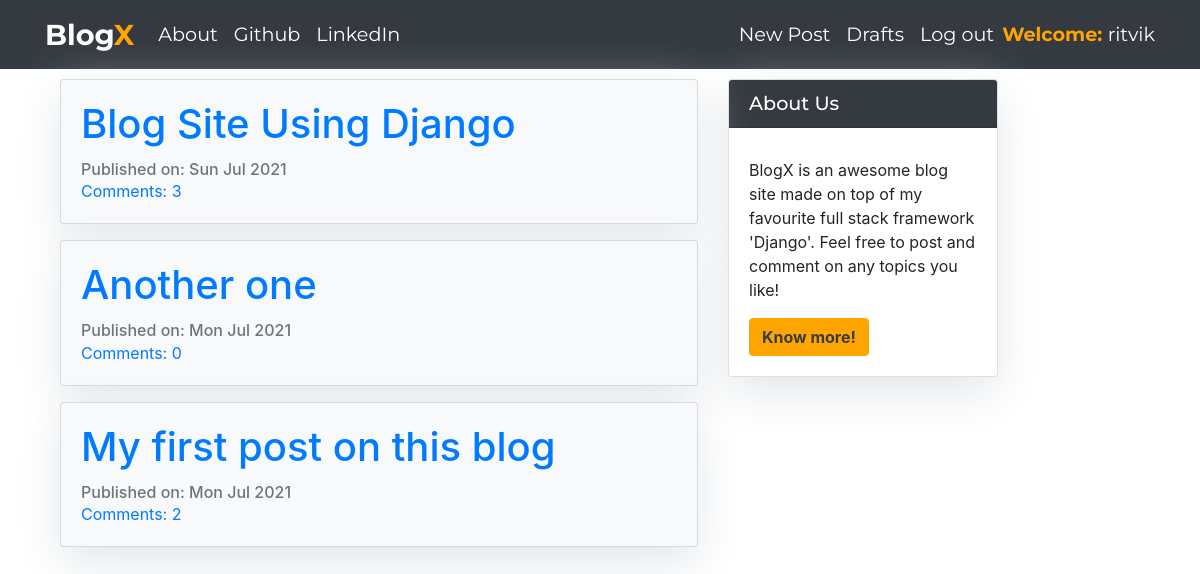
Screenshot of / (signed in) with the database file from the repository.
### blog/models.py (models this page shows, shortened)
class Post(models.Model):
    author = models.ForeignKey('auth.User',on_delete=models.CASCADE)
    title = models.CharField(max_length=200)
    text = RichTextField(blank=True,null=True)
    created_date = models.DateTimeField(default=timezone.now)
    published_date = models.DateTimeField(blank=True, null=True)
    def approve_comments(self):
        return self.comments.filter(approved_comment=True)

### blog/views.py (the view)
# urls.py: path('',views.PostListView.as_view(),name='post_list'),
class PostListView(ListView):
    model = Post
    def get_queryset(self):
        return Post.objects.filter(published_date__lte=timezone.now()).order_by('-published_date')

### blog/templates/blog/post_list.html
{% extends 'blog/base.html' %}
{% block content %}
<div class="centerstage">
    {% for post in post_list %}
        <div class="post">
          <div class="zoom">
            <div class="card bg-light mb-3">
              <div class="card-body">
                <h1 class="card-title"><a href="{% url 'post_detail' pk=post.pk %}">{{ post.title }}</a></h1>
                <div class="date">
                  <p class="card-text text-muted h6">Published on: {{ post.published_date|date:"D M Y"}}</p>
                </div>
                <a href="{% url 'post_detail' pk=post.pk %}">Comments: {{ post.approve_comments.count }}</a>
              </div>
            </div>
          </div>
        </div>
    {% endfor %}
</div>
{% endblock %}

### blog/templates/blog/base.html (shortened to what this page needs)
<!DOCTYPE html>
{% load static %}
<html>
  <head>
    <link rel="stylesheet" href="https://stackpath.bootstrapcdn.com/bootstrap/4.1.3/css/bootstrap.min.css"
>
    <link href="https://maxcdn.bootstrapcdn.com/font-awesome/4.7.0/css/font-awesome.min.css" rel="stylesheet">
    <link rel="stylesheet" href="{% static 'css1/blog1.css' %}">
  </head>
  <body class='loader'>
    <nav class="navbar navbar-expand-lg bg-dark techfont">
      <div class="container">
        <div class="navbar-nav align-items-center">
          <a class="navbar-brand bigbrand" href="{% url 'post_list' %}"><b>Blog<span style='color:orange'>X</span>
          </b></a>
          <a class="nav-item nav-link changeit" href="{% url 'about' %}">About</a>
          <a class="nav-item nav-link changeit" href="https://www.github.com">Github</a>
          <a class="nav-item nav-link changeit" href="https://www.linkedin.com">LinkedIn</a>
        </div>
        <div class="navbar-nav align-items-center ml-auto">
          {% if user.is_authenticated %}
            <a class="nav-item nav-link changeit" href="{% url 'post_new' %}">New Post</a>
            <a class="nav-item nav-link changeit" href="{% url 'post_draft_list' %}">Drafts</a>
            <a class="nav-item nav-link changeit" href="{% url 'logout' %}">Log out</a>
            <a><span style='color:orange'><b>Welcome: </b></span>{{ user.username }}</a>
          {% else %}
            <a class="nav-item nav-link changeit" href="{% url 'login' %}" aria-label="Login">
              <span class="fa fa-user" style="color:orange" aria-hidden="true"></span></a>
          {% endif %}
        </div>
      </div>
    </nav>
{% block right_panel %}
  <div class="col-md-3 float-right side">
    <div class="card">
      <h5 class="card-header bg-dark techfont">About Us</h5>
        <div class="card-body">
          <p class="card-text">BlogX is an awesome blog site made on top of my favourite full stack framework 'Django'.
                               Feel free to post and comment on any topics you like!</p>
          <a href="https://docs.djangoproject.com/en/3.2/" class="btn btn-danger"><span style='color:#373d43'><b>Know more!</b></span></a>
        </div>
      </div>
    </div>
{% endblock %}
      <div class="content container">
        <div class="row">
          <div class="col-md-12">
            <div class="blog_posts">
              {% block content %}
              {% endblock %}
            </div>
          </div>
        </div>
      </div>
    </body>
</html>

### blog/static/css1/blog1.css (style rules this page uses)
.techfont { font-family: 'Montserrat', sans-serif; font-size: 1.2em; margin-bottom: 10px; color: white; }
.centerstage { margin-left: auto; margin-right: auto; }
.bigbrand { font-size: 1.5em; color: white; }
.zoom { transition: transform .2s; }
.changeit { color:white; }
.card { box-shadow: 0 16px 48px #E3E7EB; }
.side { margin-right: 187px; }
.btn-danger { background: orange !important; border-color: orange !important; }

### rows the page displays
Post: title "Blog Site Using Django", published_date "Sun Jul 2021", approve_comments.count "3"
Post: title "Another one", published_date "Mon Jul 2021", approve_comments.count "0"
Post: title "My first post on this blog", published_date "Mon Jul 2021", approve_comments.count "2"

### other values shown
{{ user.username }} "ritvik"
